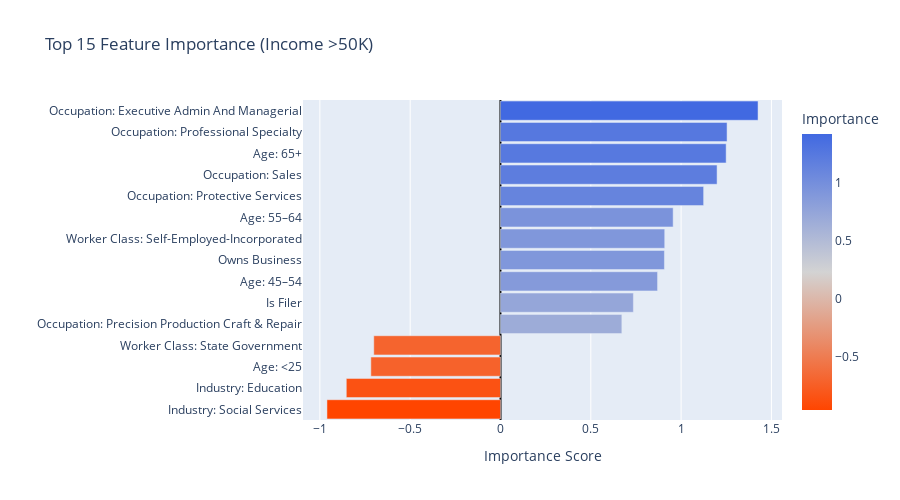

The notebook cell this image was saved under:
### Code cell
# Plot with thicker bars
import plotly.express as px

fig = px.bar(
    top15_df,
    x='Importance', y='Feature Clean', orientation='h',
    color='Importance',
    color_continuous_scale=['orangered','lightgray','royalblue'],
    title='Top 15 Feature Importance (Income >50K)',
    labels={'Importance':'Importance Score','Feature Clean':'Feature'},
    height=500  
)

# Make bars bold and professional
fig.update_layout(
    yaxis=dict(title='', tickfont=dict(size=12)),
    xaxis=dict(title='Importance Score', zeroline=True, zerolinecolor='black'),
    coloraxis_colorbar=dict(title='Importance'),
    bargap=0.1
)

fig.show()

### Figure 1 — Plotly figure (JSON) as saved in the notebook; plotly's stock layout.template omitted (floating-point values rounded to 4 significant figures)
{"data": [{"hovertemplate": "Importance Score=%{marker.color}<br>Feature=%{y}<extra></extra>", "legendgroup": "", "marker": {"color": [-0.9608, -0.8537, -0.7177, -0.7015, 0.6719, 0.7358, 0.8696, 0.9077, 0.9093, 0.956, 1.125, 1.199, 1.249, 1.255, 1.426], "coloraxis": "coloraxis", "pattern": {"shape": ""}}, "name": "", "orientation": "h", "showlegend": false, "textposition": "auto", "type": "bar", "x": [-0.9608, -0.8537, -0.7177, -0.7015, 0.6719, 0.7358, 0.8696, 0.9077, 0.9093, 0.956, 1.125, 1.199, 1.249, 1.255, 1.426], "xaxis": "x", "y": ["Industry: Social Services", "Industry: Education", "Age: <25", "Worker Class: State Government", "Occupation: Precision Production Craft & Repair", "Is Filer", "Age: 45–54", "Owns Business", "Worker Class: Self-Employed-Incorporated", "Age: 55–64", "Occupation: Protective Services", "Occupation: Sales", "Age: 65+", "Occupation: Professional Specialty", "Occupation: Executive Admin And Managerial"], "yaxis": "y"}], "layout": {"bargap": 0.1, "barmode": "relative", "coloraxis": {"colorbar": {"title": {"text": "Importance"}}, "colorscale": [[0, "orangered"], [0.5, "lightgray"], [1, "royalblue"]]}, "height": 500, "legend": {"tracegroupgap": 0}, "title": {"text": "Top 15 Feature Importance (Income >50K)"}, "xaxis": {"anchor": "y", "domain": [0, 1], "title": {"text": "Importance Score"}, "zeroline": true, "zerolinecolor": "black"}, "yaxis": {"anchor": "x", "domain": [0, 1], "tickfont": {"size": 12}, "title": {"text": ""}}}}
